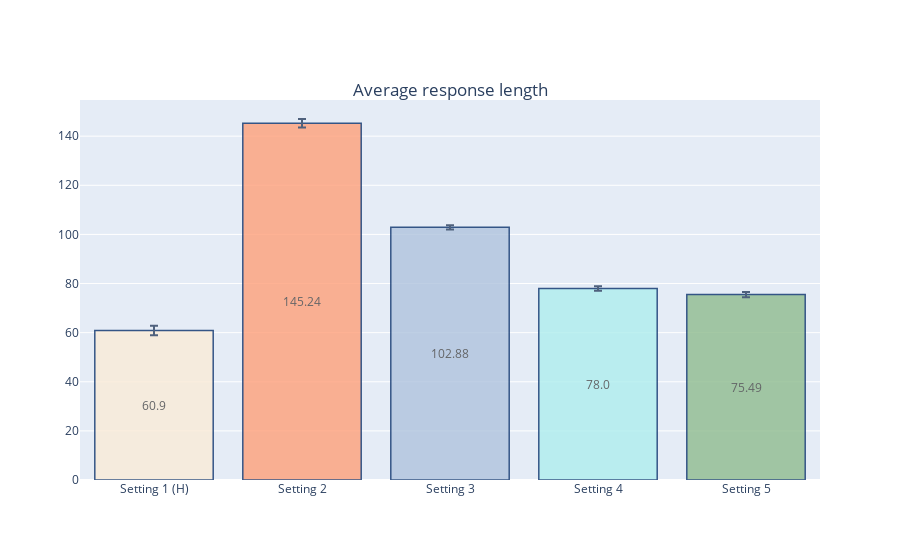

Notebook code for this chart:
### Code cell
colors = ['#FAEBD7', '#FFA07A', '#B0C4DE', '#AFEEEE', '#8FBC8F']

x = ['Setting 1 (H)', 'Setting 2', 'Setting 3', 'Setting 4', 'Setting 5']
y = [Set1, Set2, Set3, Set4, Set5]

yErorr = [np.std(z)/math.sqrt(len(z)) for z in y] 

y = [round(statistics.mean(z), 2) for z in y]

fig = go.Figure()
fig.add_trace(go.Bar(
    name='Setting',
    x=x, y=y, text=y, textposition='inside',insidetextanchor='middle',
    marker_color=colors,
    marker_line_color='rgb(8,48,107)', marker_line_width=1.5, opacity=0.8,
    error_y=dict(type='data', array=yErorr)
))

fig.update_layout(
    title={
        'text': 'Average response length',
        'y':0.85,
        'x':0.5,
        'xanchor': 'center',
        'yanchor': 'top'})

fig.show()

### Figure 1 — Plotly figure (JSON) as saved in the notebook; plotly's stock layout.template omitted (floating-point values rounded to 4 significant figures)
{"data": [{"error_y": {"array": [1.938, 1.752, 0.8679, 0.9393, 1.048], "type": "data"}, "insidetextanchor": "middle", "marker": {"color": ["#FAEBD7", "#FFA07A", "#B0C4DE", "#AFEEEE", "#8FBC8F"], "line": {"color": "rgb(8,48,107)", "width": 1.5}}, "name": "Setting", "opacity": 0.8, "text": ["60.9", "145.24", "102.88", "78.0", "75.49"], "textposition": "inside", "type": "bar", "x": ["Setting 1 (H)", "Setting 2", "Setting 3", "Setting 4", "Setting 5"], "y": [60.9, 145.2, 102.9, 78, 75.49]}], "layout": {"title": {"text": "Average response length", "x": 0.5, "xanchor": "center", "y": 0.85, "yanchor": "top"}}}
